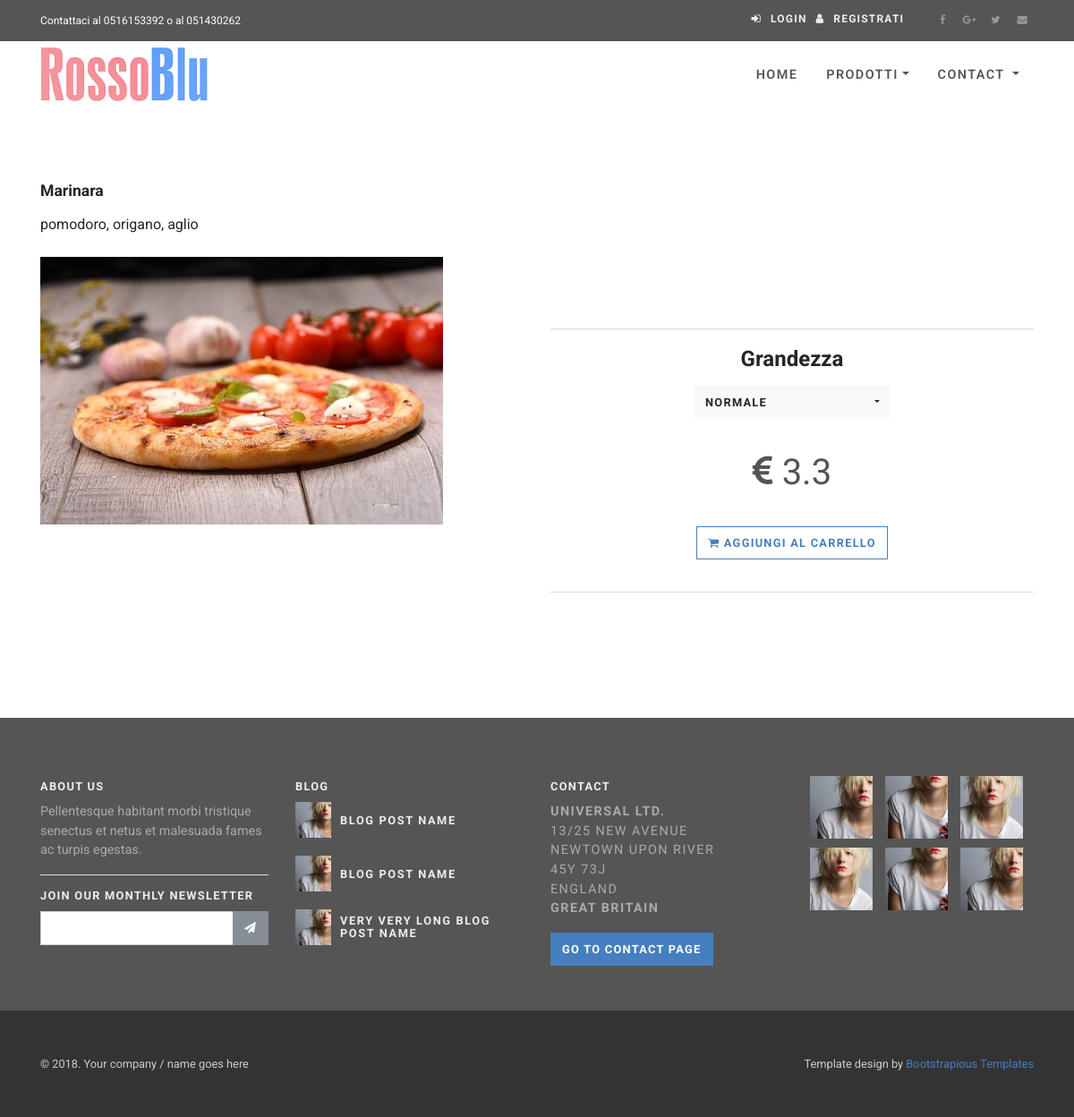
Screenshot of /dettaglio-prodotto.php?id=1&tipo=pizze with the database file from the repository.
### tables this page shows
CREATE TABLE IF NOT EXISTS `Pizze` (
  `id` int(11) NOT NULL AUTO_INCREMENT,
  `nome_pizza` varchar(255) NOT NULL,
  `ingredienti` varchar(1024) NOT NULL,
  `prezzo` float NOT NULL,
  PRIMARY KEY (`id`)
);

### models/ProdottiModel.php (called while the page is built, shortened)
<?php
require_once  $homedir.'/pizzeria2/models/db.php';
require_once  $homedir.'/pizzeria2/models/ProdottoModel.php';
class ProdottiModel{
    private $conn;
    public function __construct(){
        $this->conn = new DB();
    }
    public function getProdotto($id,$tipo){
        $conditions['where'] = array(
            'id' => $id,
        );
        $conditions['return_type'] = 'single';
        $row = $this->conn->getRows($tipo,$conditions);
        return new ProdottoModel($row,$tipo);
    }
}

### models/db.php (called while the page is built, shortened)
<?php
class DB{
    private $dbHost     = "localhost";
    private $dbUsername = "username";
    private $dbPassword = "password";
    private $dbName     = "pizzeria";
    public function __construct(){
        if(!isset($this->db)){
            $conn = new mysqli($this->dbHost, $this->dbUsername, $this->dbPassword, $this->dbName);
            if($conn->connect_error){
                die("Failed to connect with MySQL: " . $conn->connect_error);
            }else{
                $this->db = $conn;
            }
        }
    }
    public function getRows($table,$conditions = array()){
        $sql = 'SELECT ';
        $sql .= array_key_exists("select",$conditions)?$conditions['select']:'*';
        $sql .= ' FROM '.$table;
        if(array_key_exists("where",$conditions)){
            $sql .= ' WHERE ';
            $i = 0;
            foreach($conditions['where'] as $key => $value){
                $pre = ($i > 0)?' AND ':'';
                $sql .= !is_numeric($value)? $pre.$key." = '".$value."'":$pre.$key." = ".$value."";
                $i++;
            }
        }
        $result = $this->db->query($sql);
        if(array_key_exists("return_type",$conditions) && $conditions['return_type'] != 'all'){
            switch($conditions['return_type']){
                case 'single':
                    $data = $result->fetch_assoc();
                    break;
            }
        }else{
            if($result->num_rows > 0){
                while($row = $result->fetch_assoc()){
                    $data[] = $row;
                }
            }
        }
        return !empty($data)?$data:false;
    }
}
?>

### models/ProdottoModel.php (called while the page is built, shortened)
<?php
class ProdottoModel{
    public function __construct($row,$tipo){
        $this->tipo=$tipo;
        $this->id=$row['id'];
        $this->img="img/product1.jpg";
        switch ($tipo) {
            case 'pizze':
                $this->titolo=$row['nome_pizza'];
                $this->descrizione=$row['ingredienti'];
                $this->prezzo=$row['prezzo'];
                break;
        }
    }
}

### dettaglio-prodotto.php (the view, shortened to what this page needs)
<!DOCTYPE html>
<html lang="en">
<?php
  $homedir = substr($_SERVER['SCRIPT_FILENAME'],0,-strlen($_SERVER['SCRIPT_NAME']) );
  include $homedir.'/pizzeria2/head.php';
  require_once  $homedir.'/pizzeria2/models/ProdottiModel.php';
  $id=isset($_REQUEST['id'])?$_REQUEST['id']:0;
  $tipo=isset($_REQUEST['tipo'])?$_REQUEST['tipo']:'pizze';
  $prodottiModel = new ProdottiModel();
  $prodotto=$prodottiModel->getProdotto($id,$tipo);
?>
<body>
  <div id="wrapper">
    <?php include $homedir.'/pizzeria2/header.php';?>
    <div id="content">
      <div class="container">
        <div class="row bar">
            <div class="col-lg-12">
            <div id="details" class="mb-4 mt-4">
                <h4><?php echo $prodotto->titolo; ?></h4>
                <p><?php echo $prodotto->descrizione; ?></p>
              </div>
              <div id="productMain" class="row">
                <div class="col-sm-6">
                  <div>
                    <div> <img src="<?php echo $prodotto->img; ?>" alt="" class="img-fluid"></div>
                  </div>
                </div>
                <div class="col-sm-6">
                  <div class="box">
                    <form method="post" action="carrello.php?id_product=<?php echo $prodotto->id; ?>&tipo=<?php echo $prodotto->tipo; ?>">
                      <div class="sizes">
                        <h3>Grandezza</h3>
                        <select class="bs-select">
                          <option value="normale">Normale</option>
                        </select>
                      </div>
                      <p class="price"><i class="fa fa-eur" aria-hidden="true"></i> <?php echo $prodotto->prezzo; ?></p>
                      <p class="text-center">
                        <button type="submit" class="btn btn-template-outlined"><i class="fa fa-shopping-cart"></i> Aggiungi al carrello</button>
                      </p>
                    </form>
                  </div>
                </div>
              </div>
            </div>
          </div>
      </div>
    </div>
   <?php include $homedir.'/pizzeria2/footer.php';?>
  </div>
</body>
</html>

### css/style.blue.css (style rules this page uses)
button { cursor: pointer; }
.bar { padding: 60px 0; }
.btn { text-transform: uppercase; letter-spacing: 0.1em; }
.btn-template-outlined { background: none; border: 1px solid #467fbf !important; color: #467fbf; border-radius: 0 !important; text-decoration: none; }
.box { margin: 80px 0; border-top: 1px solid #ddd; border-bottom: 1px solid #ddd; padding: 20px; }
#productMain .sizes { text-align: center; }
#productMain .price { text-align: center; font-size: 2.5rem; margin: 30px 0; color: #555; }
.btn { font-weight: 700; border: 1px solid transparent; padding: 0.5rem 0.75rem; font-size: 0.8rem; line-height: 1.5; border-radius: 0; -webkit-transition: color 0.15s ease-in-out, background-color 0.15s ease-in-out, border-color 0.15s ease-in-out, -webkit-box-shadow 0.15s ease-in-out; transition: color 0.15s ease-in-out, background-color 0.15s ease-in-out, border-color 0.15s ease-in-out, -webkit-box-shadow 0.15s ease-in-out; transition: color 0.15s ease-in-out, background-color 0.15s ease-in-out, border-color 0.15s ease-in-out, box-shadow 0.15s ease-in-out; transition: color 0.15s ease-in-out, background-color 0.15s ease-in-out, border-color 0.15s ease-in-out, box-shadow 0.15s ease-in-out, -webkit-box-shadow 0.15s ease-in-out; }
body { font-family: "Roboto", Helvetica, Arial, sans-serif; font-size: 1rem; font-weight: 400; line-height: 1.5; color: #212529; background-color: #fff; }
h1, h2, h3, h4, h5, h6, .h1, .h2, .h3, .h4, .h5, .h6 { margin-bottom: 1rem; font-family: inherit; font-weight: 700; line-height: 1.1; color: inherit; }
h3, .h3 { font-size: 1.5rem; }
h4, .h4 { font-size: 1.1rem; }

### rows the page displays
pizze: nome_pizza "Marinara", ingredienti "pomodoro, origano, aglio", prezzo "3.3"
